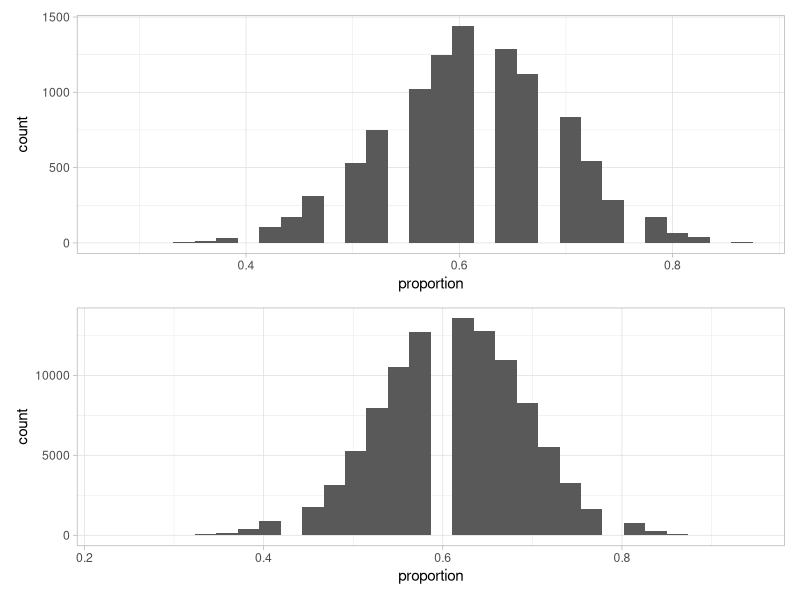

Generate this figure with R:
## ---- chunk 1
knitr::opts_chunk$set(echo = TRUE, message = FALSE, warning = FALSE)

library(tidyverse) # for everything
library(patchwork) # for organizing plots
library(boot) # for bootstrapping

## ---- chunk 2
# Create sample
experience_yes <- rep(1, times = 22)
experience_no <- rep(0, times = 14)
climate_bad <- c(experience_yes, experience_no)
sample <- data.frame("Participant"=1:36, "negative"=climate_bad)

## ---- chunk 3
# Create a function that will calculate the proportion of each bootstrapped sample
prop_fun <- function (x,i) {sum(x[i])/length(x[i])}

# Get just the vector of conduct
conduct_vec <- sample$negative

set.seed(432)
# Create 10K bootstrap samples with replacement
propboot_10k <- boot(conduct_vec, 
                    statistic = prop_fun,
                    R = 10000)

# Also create 100000 bootstrap samples
propboot_100k <- boot(conduct_vec, 
                 statistic = prop_fun, 
                 R = 100000)

## ---- chunk 4

df_10k <-data.frame(proportion = propboot_10k$t)
df_100k <- data.frame(proportion = propboot_100k$t)

# Histogram of 10K sample:
p1 <- ggplot(data = df_10k, aes(x = proportion)) +
  geom_histogram()

# Histogram of 100K sample:
p2 <- ggplot(data = df_100k, aes(x = proportion)) +
  geom_histogram()

(p1 / p2) & theme_light()

## ---- chunk 5
boot.ci(propboot_10k, conf = 0.95)
boot.ci(propboot_100k, conf = 0.95)

